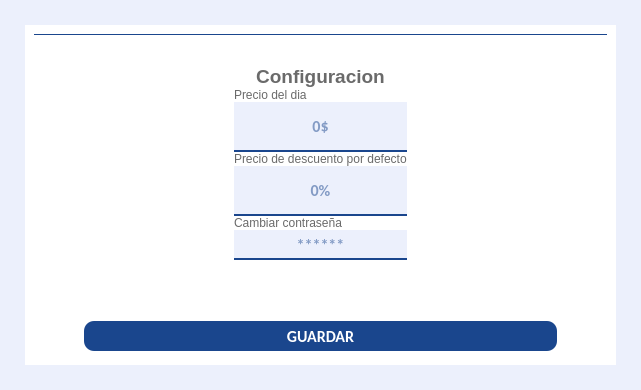
          <widget class="QWidget" name="page_config">
           <property name="styleSheet">
            <string notr="true">background-color: rgb(236, 240, 252)</string>
           </property>
           <layout class="QHBoxLayout" name="horizontalLayout_5">
            <property name="spacing">
             <number>0</number>
            </property>
            <property name="leftMargin">
             <number>25</number>
            </property>
            <property name="topMargin">
             <number>25</number>
            </property>
            <property name="rightMargin">
             <number>25</number>
            </property>
            <property name="bottomMargin">
             <number>25</number>
            </property>
            <item>
             <widget class="QFrame" name="frame">
              <property name="minimumSize">
               <size>
                <width>0</width>
                <height>0</height>
               </size>
              </property>
              <property name="styleSheet">
               <string notr="true">QFrame{

	background-color: rgb(255, 255, 255);
	
}

QLabel{
	
	color: rgb(106, 106, 106);
}

</string>
              </property>
              <property name="frameShape">
               <enum>QFrame::NoFrame</enum>
              </property>
              <property name="frameShadow">
               <enum>QFrame::Plain</enum>
              </property>
              <layout class="QVBoxLayout" name="verticalLayout_4" stretch="5,1">
               <item>
                <widget class="QFrame" name="frame_2">
                 <property name="styleSheet">
                  <string notr="true">#frame_2{
border-top: 1px solid rgb(26,70,141);

}</string>
                 </property>
                 <property name="frameShape">
                  <enum>QFrame::NoFrame</enum>
                 </property>
                 <property name="frameShadow">
                  <enum>QFrame::Raised</enum>
                 </property>
                 <layout class="QVBoxLayout" name="verticalLayout_3">
                  <property name="spacing">
                   <number>0</number>
                  </property>
                  <property name="leftMargin">
                   <number>200</number>
                  </property>
                  <property name="topMargin">
                   <number>30</number>
                  </property>
                  <property name="rightMargin">
                   <number>200</number>
                  </property>
                  <property name="bottomMargin">
                   <number>50</number>
                  </property>
                  <item>
                   <widget class="QLabel" name="label_6">
                    <property name="font">
                     <font>
                      <pointsize>14</pointsize>
                      <weight>75</weight>
                      <bold>true</bold>
                     </font>
                    </property>
                    <property name="text">
                     <string>Configuracion</string>
                    </property>
                    <property name="alignment">
                     <set>Qt::AlignCenter</set>
                    </property>
                   </widget>
                  </item>
                  <item>
                   <widget class="QLabel" name="label_4">
                    <property name="text">
                     <string>Precio del dia</string>
                    </property>
                   </widget>
                  </item>
                  <item>
                   <widget class="QLineEdit" name="lineEdit_9">
                    <property name="minimumSize">
                     <size>
                      <width>0</width>
                      <height>50</height>
                     </size>
                    </property>
                    <property name="maximumSize">
                     <size>
                      <width>16777215</width>
                      <height>16777215</height>
                     </size>
                    </property>
                    <property name="font">
                     <font>
                      <family>Calibri</family>
                      <pointsize>12</pointsize>
                      <weight>75</weight>
                      <italic>false</italic>
                      <bold>true</bold>
                     </font>
                    </property>
                    <property name="styleSheet">
                     <string notr="true">border: none;
border-bottom: 2px solid rgb(26, 70, 141);
color:rgb(26, 70, 141);
padding: 2px;

</string>
                    </property>
                    <property name="inputMask">
                     <string/>
                    </property>
                    <property name="text">
                     <string/>
                    </property>
                    <property name="maxLength">
                     <number>4</number>
                    </property>
                    <property name="echoMode">
                     <enum>QLineEdit::Normal</enum>
                    </property>
                    <property name="alignment">
                     <set>Qt::AlignCenter</set>
                    </property>
                    <property name="placeholderText">
                     <string>0$</string>
                    </property>
                   </widget>
                  </item>
                  <item>
                   <widget class="QLabel" name="label_5">
                    <property name="text">
                     <string>Precio de descuento por defecto</string>
                    </property>
                   </widget>
                  </item>
                  <item>
                   <widget class="QLineEdit" name="lineEdit_3">
                    <property name="minimumSize">
                     <size>
                      <width>0</width>
                      <height>50</height>
                     </size>
                    </property>
                    <property name="maximumSize">
                     <size>
                      <width>16777215</width>
                      <height>16777215</height>
                     </size>
                    </property>
                    <property name="font">
                     <font>
                      <family>Calibri</family>
                      <pointsize>12</pointsize>
                      <weight>75</weight>
                      <italic>false</italic>
                      <bold>true</bold>
                     </font>
                    </property>
                    <property name="styleSheet">
                     <string notr="true">border: none;
border-bottom: 2px solid rgb(26, 70, 141);
color:rgb(26, 70, 141);
padding: 2px;

paddin-right: 100px;

</string>
                    </property>
                    <property name="inputMask">
                     <string/>
                    </property>
                    <property name="maxLength">
                     <number>3</number>
                    </property>
                    <property name="echoMode">
                     <enum>QLineEdit::Normal</enum>
                    </property>
                    <property name="alignment">
                     <set>Qt::AlignCenter</set>
                    </property>
                    <property name="placeholderText">
                     <string>0%</string>
                    </property>
                   </widget>
                  </item>
                  <item>
                   <widget class="QLabel" name="label_11">
                    <property name="text">
                     <string>Cambiar contraseña</string>
                    </property>
                   </widget>
                  </item>
                  <item>
                   <widget class="QLineEdit" name="lineEdit_7">
                    <property name="minimumSize">
                     <size>
                      <width>0</width>
                      <height>30</height>
                     </size>
                    </property>
                    <property name="font">
                     <font>
                      <family>Calibri</family>
                      <pointsize>12</pointsize>
                      <weight>75</weight>
                      <italic>false</italic>
                      <bold>true</bold>
                     </font>
                    </property>
                    <property name="styleSheet">
                     <string notr="true">border: none;
border-bottom: 2px solid rgb(26, 70, 141);
color:rgb(26, 70, 141);
padding: 2px;

</string>
                    </property>
                    <property name="inputMask">
                     <string/>
                    </property>
                    <property name="maxLength">
                     <number>6</number>
                    </property>
                    <property name="echoMode">
                     <enum>QLineEdit::Password</enum>
                    </property>
                    <property name="alignment">
                     <set>Qt::AlignCenter</set>
                    </property>
                    <property name="placeholderText">
                     <string>******</string>
                    </property>
                   </widget>
                  </item>
                 </layout>
                </widget>
               </item>
               <item>
                <widget class="QFrame" name="frame_3">
                 <property name="frameShape">
                  <enum>QFrame::NoFrame</enum>
                 </property>
                 <property name="frameShadow">
                  <enum>QFrame::Raised</enum>
                 </property>
                 <layout class="QHBoxLayout" name="horizontalLayout_6" stretch="0">
                  <property name="spacing">
                   <number>30</number>
                  </property>
                  <property name="leftMargin">
                   <number>50</number>
                  </property>
                  <property name="topMargin">
                   <number>5</number>
                  </property>
                  <property name="rightMargin">
                   <number>50</number>
                  </property>
                  <property name="bottomMargin">
                   <number>5</number>
                  </property>
                  <item>
                   <widget class="QPushButton" name="btn_cliente_2">
                    <property name="minimumSize">
                     <size>
                      <width>0</width>
                      <height>30</height>
                     </size>
                    </property>
                    <property name="font">
                     <font>
                      <family>Calibri</family>
                      <pointsize>12</pointsize>
                      <weight>75</weight>
                      <italic>false</italic>
                      <bold>true</bold>
                     </font>
                    </property>
                    <property name="styleSheet">
                     <string notr="true">QPushButton{

border:none;
color: white;
background-color:rgb(26, 70, 141);
border-radius: 10px 10px;


}
QPushButton:hover{

/*border:none;*/
color: rgb(26, 70, 141);
background-color: #fffffffff;
border-radius: 10px 10px;
border: 2px solid rgb(26, 70, 141);
font-size: 20px;


}
</string>
                    </property>
                    <property name="text">
                     <string>GUARDAR</string>
                    </property>
                   </widget>
                  </item>
                 </layout>
                </widget>
               </item>
              </layout>
             </widget>
            </item>
           </layout>
          </widget>
